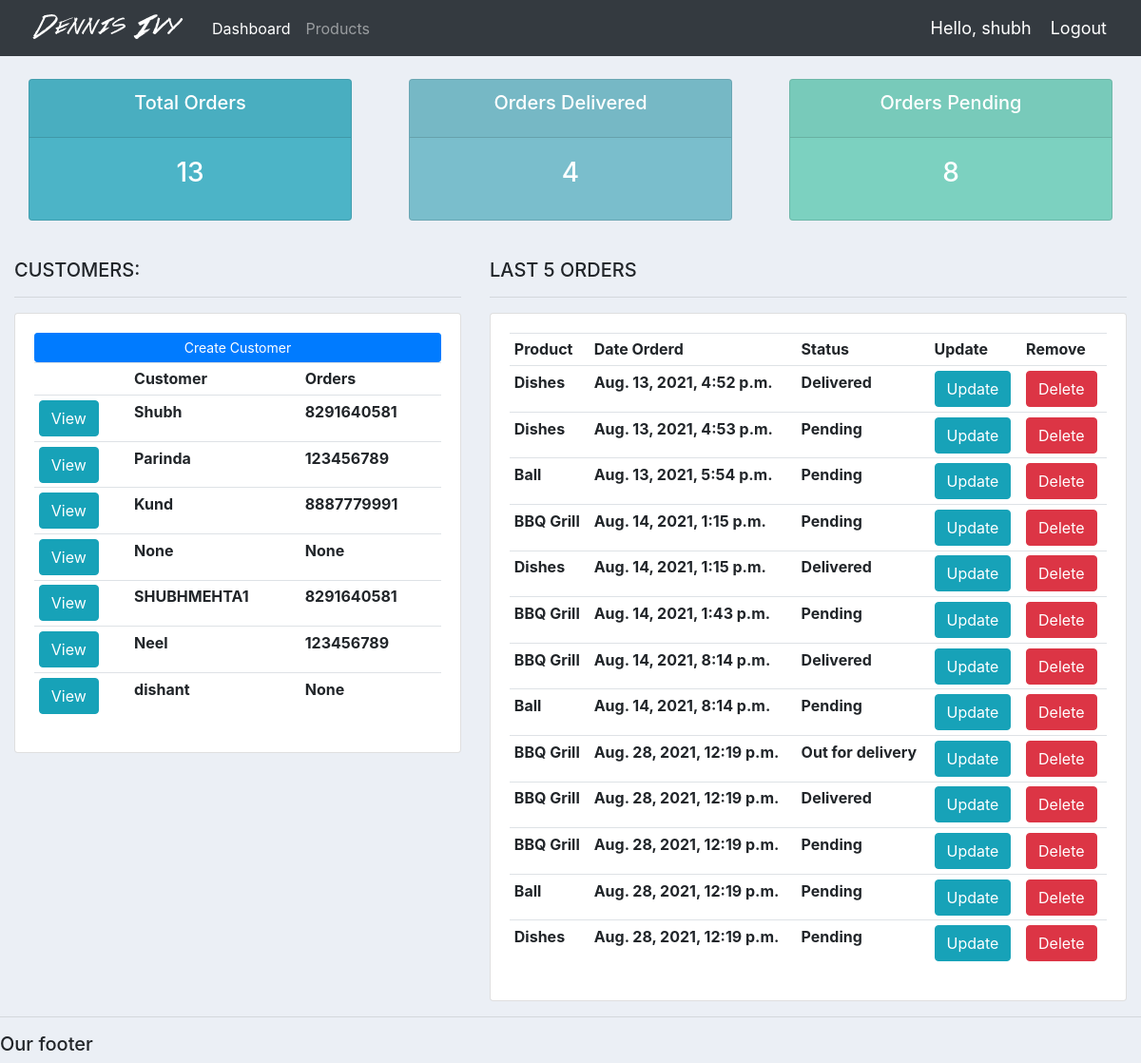
The app's page / (signed in) with its own data.
### accounts/models.py (models this page shows, shortened)
class Customer(models.Model):
    user = models.OneToOneField(User,null=True,blank=True,on_delete=models.CASCADE)
    name = models.CharField(max_length=200, null=True)
    phone = PhoneNumberField(null=True)
    email = models.CharField(max_length=200, null=True)
    address = models.CharField(max_length=200, null=True)
    profile_pic = models.ImageField(default='images/profile.png',null=True,blank=True)
    date_created = models.DateTimeField(auto_now_add=True)

class Order(models.Model):
    STATUS = (
        ('Pending','Pending'),
        ('Out for delivery','Out for delivery'),
        ('Delivered','Delivered'),
    )
    date_created = models.DateTimeField(auto_now_add=True)
    product = models.ForeignKey(Product,null=True,on_delete=models.SET_NULL)
    customer = models.ForeignKey(Customer,null=True, on_delete=models.SET_NULL)
    status = models.CharField(max_length=200, null=True, choices=STATUS)
    note = models.CharField(max_length=1000,null=True)

class Product(models.Model):
    CATEGORY = (
        ('Indoor','Indoor'),
        ('Out door','Out door'),
    )
    name = models.CharField(max_length=200, null=True)
    price = models.FloatField(null=True)
    category = models.CharField(max_length=200, null=True, choices=CATEGORY)
    description = models.CharField(max_length=200, null=True,blank=True)
    date_created = models.DateTimeField(auto_now_add=True)
    tags = models.ManyToManyField(Tag)
    def __str__(self):
        return self.name

### accounts/decorators.py (the view)
    def wrapper_function(request,*args, **kwargs):
        group = None
        if request.user.groups.exists():
            group = request.user.groups.all()[0].name
        if group == 'customer':
            return redirect('user-page')
        if group == 'admin':
            return view_func(request,*args, **kwargs)

### accounts/views.py (called while the page is built)
@login_required(login_url='login')
@admin_only
def home(request):
    orders = Order.objects.all()
    customers = Customer.objects.all()
    total_customers = customers.count()
    total_orders = orders.count()
    delivered = orders.filter(status='Delivered').count()
    pending = orders.filter(status='Pending').count()
    context = {'orders':orders,'customers':customers,
    'total_orders':total_orders,'total_customers':total_customers,
    'delivered':delivered,'pending':pending}
    return render(request,'accounts/dashboard.html',context)

### accounts/templates/accounts/dashboard.html
{%  extends 'accounts/main.html' %}
{% block content %}
{%  include 'accounts/status.html' %}
<br>
<div class="row">
	<div class="col-md-5">
		<h5>CUSTOMERS:</h5>
		<hr>
		<div class="card card-body">
			<a class="btn btn-primary  btn-sm btn-block" href="">Create Customer</a>
			<table class="table table-sm">
				<tr>
					<th></th>
					<th>Customer</th>
					<th>Orders</th>
				</tr>
				{% for customer in customers %}
				<tr>
					<th><a href="{% url 'customers' customer.id %}" class="btn btn-sn btn-info">View</a></th>
					<th>{{customer.name}}</th>
					<th>{{customer.phone}}</th>
				</tr>
				{% endfor %}
			</table>
		</div>
	</div>
	<div class="col-md-7">
		<h5>LAST 5 ORDERS</h5>
		<hr>
		<div class="card card-body">
			<table class="table table-sm">
				<tr>
					<th>Product</th>
					<th>Date Orderd</th>
					<th>Status</th>
					<th>Update</th>
					<th>Remove</th>
				</tr>
				{% for order in orders %}
				<tr>
					<th>{{order.product}}</th>
					<th>{{order.date_created}}</th>
					<th>{{order.status}}</th>
					<th><a class="btn btn-sn btn-info" href="{% url 'update_order' order.id %}">Update</a></th>
					<th><a class="btn btn-sn btn-danger" href="{% url 'delete_order' order.id %}">Delete</a></th>
				</tr>
				{% endfor %}
			</table>
		</div>
	</div>
</div>
{% endblock %}

### accounts/templates/accounts/main.html (shortened to what this page needs)
{% load static %}
<!DOCTYPE html>
<html>
<head>
	<link rel="stylesheet" href="https://stackpath.bootstrapcdn.com/bootstrap/4.3.1/css/bootstrap.min.css">
    <link rel="stylesheet" href="{% static '/css/main.css' %}">
</head>
<body>
	{%  include 'accounts/navbar.html' %}
	<div class="container-fluid">
	{% block content %}
	{% endblock %}
    </div>
	<hr>
	<h5>Our footer</h5>
</body>
</html>

### accounts/templates/accounts/navbar.html (shortened to what this page needs)
{% load static %}
<nav class="navbar navbar-expand-lg navbar-dark bg-dark">
 <img src="{% static 'images/logo.png' %}">
  <div class="collapse navbar-collapse" id="navbarNav">
    <ul class="navbar-nav">
      {% if request.user.is_staff %}
      <li class="nav-item active">
        <a class="nav-link" href="{% url 'home' %}">Dashboard</a>
      </li>
      <li class="nav-item">
        <a class="nav-link" href="{% url 'products' %}">Products</a>
      </li>
      {% else %}
      <li class="nav-item">
        <a class="nav-link" href="{% url 'account' %}">Settings</a>
      </li>
      {% endif %}
    </ul>
  </div>
  <span class="hello-msg">Hello, {{request.user}}</span>
  <span ><a  class="hello-msg" href="{% url 'logout' %}">Logout</a></span>
</nav>

### accounts/templates/accounts/status.html
<br>
<div class="row">
	<div class="col">
		<div class="col-md">
			<div class="card text-center text-white  mb-3" id="total-orders">
			  	<div class="card-header">
			  		<h5 class="card-title">Total Orders</h5>
			  	</div>
			  	<div class="card-body">
			    	<h3 class="card-title">{{total_orders}}</h3>
			  	</div>
			</div>
		</div>
	</div>
	<div class="col">
		<div class="col-md">
			<div class="card text-center text-white  mb-3" id="orders-delivered">
			  	<div class="card-header">
			  		<h5 class="card-title">Orders Delivered</h5>
			  	</div>
			  	<div class="card-body">
			    	<h3 class="card-title">{{delivered}}</h3>
			  	</div>
			</div>
		</div>
	</div>
	<div class="col">
		<div class="col-md">
			<div class="card text-center text-white  mb-3" id="orders-pending">
			  	<div class="card-header">
			  		<h5 class="card-title">Orders Pending</h5>
			  	</div>
			  	<div class="card-body">
			    	<h3 class="card-title">{{pending}}</h3>
			  	</div>
			</div>
		</div>
	</div>
</div>

### static/css/main.css (style rules this page uses)
body { background-color: #ebeff5; }
#total-orders { background-color: #4cb4c7; }
#orders-delivered { background-color: #7abecc; }
#orders-pending { background-color: #7CD1C0; }

### accounts/templates/accounts/navbar.html (style rules this page uses)
.hello-msg { font-size: 18px; color: #fff; margin-right: 20px; }

### records on screen
Customer: name "Shubh", phone "8291640581"
Customer: name "Parinda", phone "123456789"
Customer: name "Kund", phone "8887779991"
Customer: name "None", phone "None"
Customer: name "SHUBHMEHTA1", phone "8291640581"
Customer: name "Neel", phone "123456789"
Customer: name "dishant", phone "None"
Order: product "Dishes", date_created "Aug. 13, 2021, 4:52 p.m.", status "Delivered"
Order: product "Dishes", date_created "Aug. 13, 2021, 4:53 p.m.", status "Pending"
Order: product "Ball", date_created "Aug. 13, 2021, 5:54 p.m.", status "Pending"
Order: product "BBQ Grill", date_created "Aug. 14, 2021, 1:15 p.m.", status "Pending"
Order: product "Dishes", date_created "Aug. 14, 2021, 1:15 p.m.", status "Delivered"
Order: product "BBQ Grill", date_created "Aug. 14, 2021, 1:43 p.m.", status "Pending"
Order: product "BBQ Grill", date_created "Aug. 14, 2021, 8:14 p.m.", status "Delivered"
Order: product "Ball", date_created "Aug. 14, 2021, 8:14 p.m.", status "Pending"
Order: product "BBQ Grill", date_created "Aug. 28, 2021, 12:19 p.m.", status "Out for delivery"
Order: product "BBQ Grill", date_created "Aug. 28, 2021, 12:19 p.m.", status "Delivered"
Order: product "BBQ Grill", date_created "Aug. 28, 2021, 12:19 p.m.", status "Pending"
Order: product "Ball", date_created "Aug. 28, 2021, 12:19 p.m.", status "Pending"
Order: product "Dishes", date_created "Aug. 28, 2021, 12:19 p.m.", status "Pending"

### other values on screen
{{ request.user }} "shubh"
{{ total_orders }} "13"
{{ delivered }} "4"
{{ pending }} "8"
